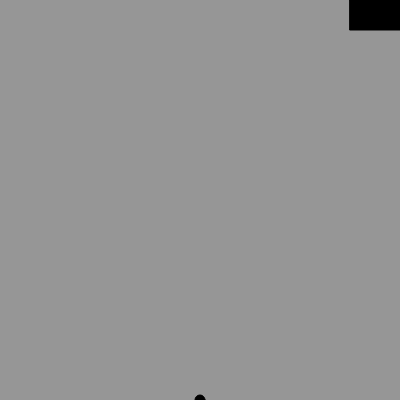
Frame 1 (no input)
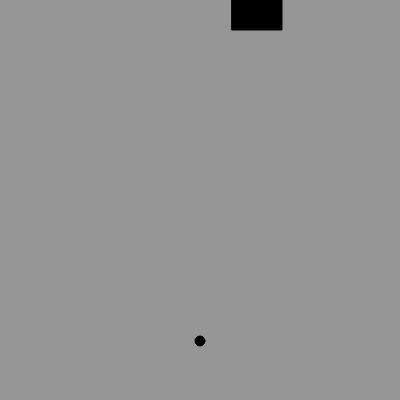
Frame 60 (no input)
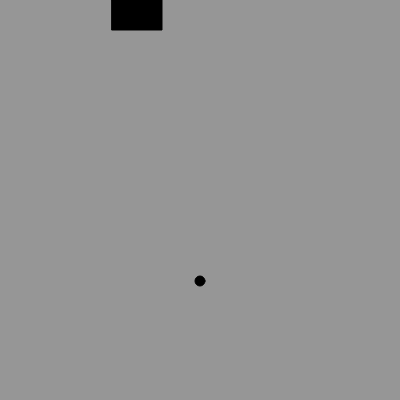
Frame 120 (the mouse pressed at the canvas centre since frame 60)

The p5.js sketch that drew these frames (run headless with seeded random() and noise() and a simulated clock; from frame 60 on, the mouse is pressed at the canvas centre):

// p5.js sketch
// ── sketch.js
let ufoX;
let ufoY;
let xspeed = -2;
let ufoIsFinished = false;

let bulletX;
let bulletY;
let bulletIsFinished = false;
function setup() {
	createCanvas(400, 400);
	ufoX = width-50;
	ufoY = 0;

	bulletX = width/2;
	bulletY = height;
}

function draw() {
	background(150);
	displayUFO();
	moveUFO();

	// create bullet
	fill(0);
	ellipse(bulletX, bulletY, 10);

	// move bullet as long as bullet hasnt reached top
	if (!bulletIsFinished) {
		bulletY -= 1;
		if (bulletY < 0) {
			bulletIsFinished = true;
		}
	}
}

function displayUFO() {
	fill(0);
	rect(ufoX, ufoY, 50, 30)
}

function moveUFO() {
	if (!ufoIsFinished) {
		ufoX = ufoX + xspeed;
		if (ufoX < 0 || ufoX > width - 50) {
			xspeed *= -1;
			ufoY += 30;
		}
	} if (ufoY > height - 50) {
		ufoY = height - 50;
		ufoIsFinished = true;
	}

}


// ── bullet.js
class Bullet {
	constructor() {
		this.x = width/2;
		this.y = height;
		this.w = 10;
		this.speed = 5;
		this.isFinished = false;
	}

	display() {
		fill(0);
		ellipse(this.x, this.y, this.w);
	}

	move() {	
		this.y -= this.speed;
		if (this.y < 0) {
			this.y = 0;
		}
	}

	intersect(d) {
		if (this.y - this.w/2 < d.y + d.h && 
			this.y - this.w/2 > d.y &&
			this.x + this.w/2 > d.x
			&& this.x - this.w/2 < d.x + d.w ) {
			console.log('intersecting');
			return true;
		} else {
			return false;
		}
	}

	reachedTop() {
		if (this.y == 0) {
			return true;
		} else {
			return false;
		}
	}

	finished() {
		this.isFinished = true;
	}
}
// ── ufo.js
class UFO {
	constructor() {
		this.x = width - 40;
		this.y = 0;
		this.w = 40;
		this.h = 20;
		this.xspeed = -2;
		this.isFinished = false;
	}

	display() {
		fill(0);
		rect(this.x, this.y, this.w, this.h);
	}

	move() {
		this.x = this.x + this.xspeed;
		if (this.x < 0 || this.x > width - 40) {
			this.xspeed *= -1;
			this.y += 20;
		}
	}

	reset() {
		this.x = width - 40;
		this.y = 0;
		this.xspeed = -this.xspeed;
		this.isFinished = false;
	}

	reachedBottom() {
		if (this.y > height - 40) {
			return true;
		} else {
			return false;
		}
	}

	finished() {
		this.isFinished = true;
	}

	levelUp() {
		this.x = width - 40;
		this.y = 0;
		this.xspeed = (-this.xspeed) - 2;
		this.isFinished = false;
	}
}
